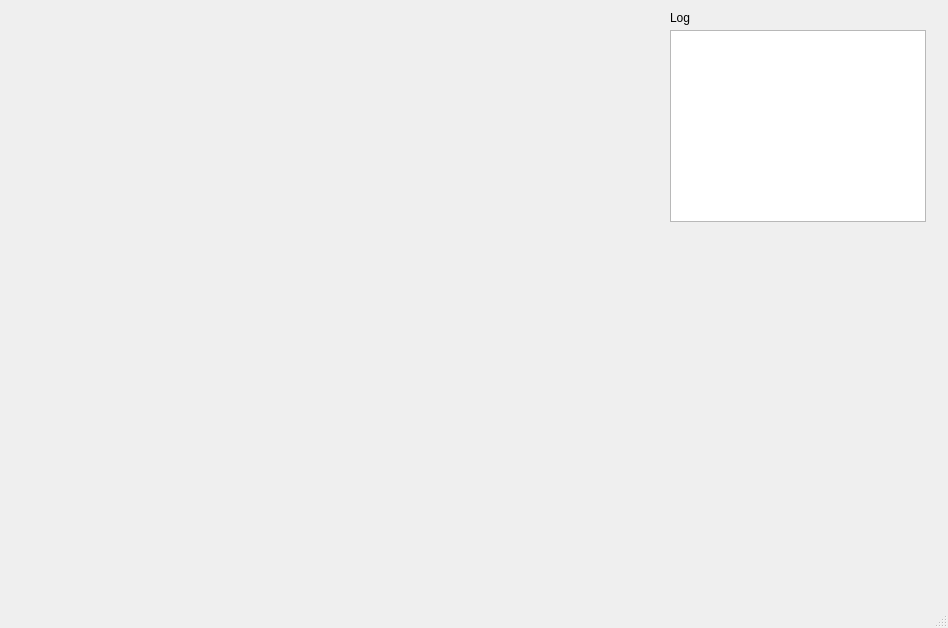
<?xml version="1.0" encoding="UTF-8"?>
<ui version="4.0">
 <class>MainWindow</class>
 <widget class="QMainWindow" name="MainWindow">
  <property name="geometry">
   <rect>
    <x>0</x>
    <y>0</y>
    <width>948</width>
    <height>628</height>
   </rect>
  </property>
  <property name="windowTitle">
   <string>MainWindow</string>
  </property>
  <widget class="QWidget" name="centralwidget">
   <widget class="QListWidget" name="log">
    <property name="geometry">
     <rect>
      <x>670</x>
      <y>30</y>
      <width>256</width>
      <height>192</height>
     </rect>
    </property>
   </widget>
   <widget class="QLabel" name="label_2">
    <property name="geometry">
     <rect>
      <x>670</x>
      <y>10</y>
      <width>23</width>
      <height>16</height>
     </rect>
    </property>
    <property name="text">
     <string>Log</string>
    </property>
   </widget>
   <widget class="QLabel" name="scr">
    <property name="geometry">
     <rect>
      <x>20</x>
      <y>40</y>
      <width>641</width>
      <height>511</height>
     </rect>
    </property>
    <property name="text">
     <string/>
    </property>
    <property name="textFormat">
     <enum>Qt::PlainText</enum>
    </property>
    <property name="scaledContents">
     <bool>true</bool>
    </property>
    <property name="alignment">
     <set>Qt::AlignCenter</set>
    </property>
   </widget>
  </widget>
  <widget class="QMenuBar" name="menubar">
   <property name="geometry">
    <rect>
     <x>0</x>
     <y>0</y>
     <width>948</width>
     <height>22</height>
    </rect>
   </property>
  </widget>
  <widget class="QStatusBar" name="statusbar"/>
 </widget>
 <tabstops>
  <tabstop>log</tabstop>
 </tabstops>
 <resources/>
 <connections/>
</ui>
